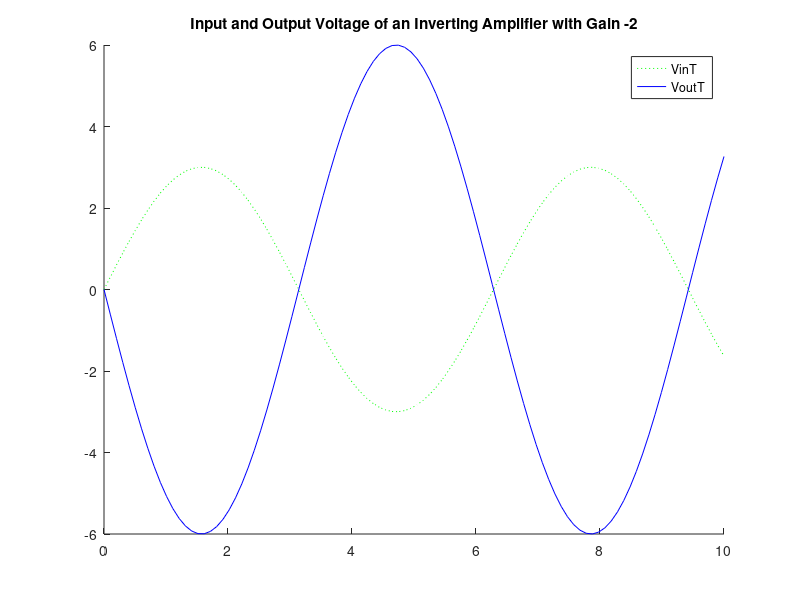

The MATLAB source for this figure: (Note: this script raises an error after producing the figure.)
%The purpose of this lab is to practice creating various plots for
%visualizing data in MATLAB.
%Created by Roxana Nevarez 9/27/21

%The code from lines 8-41 will demonstrate the work required to solve
%problem 1 of Lab 5.

%The code below will indicate what the gain of an inverting amplifier is.
%This value will be used in the function VoutT = A*VinT.
A = -2;

%The following code will create an interval of t = 0 to t = 10 with 100
%entries to make the functions look smooth when graphed.
t = linspace(0,10,100);

%The code below shows the two functions that will be plotted on the same
%graph.
VinT = 3*sin(t);
VoutT = A*VinT; 
%VoutT = A*VinT becomes VoutT = (-2)*VinT when the gain value replaces the 
%'A' variable. VoutT could also be written as VoutT = (-6)*sin(t) assuming
%that VinT is replaced with 3*sin(t)and 'A' is replaced with -2 (the 3 and 
%-2 multiply to become -6).

%The 'hold on' function will ensure that both functions will appear on the 
%same graph
hold on
%VinTPlot will plot the VinT function with a t interval of t = 0 to t = 10.
%The 'g:' character array will cause this function to be a green, dotted 
%line
VinTPlot = plot(t, VinT, 'g:');
%VoutTPlot will plot the VoutT function with a t interval of t = 0 to 
%t = 10. The 'b-' character array will cause this function to be a blue, 
%solid line
VoutTPlot = plot(t, VoutT, 'b-');

%The code below will incorporate a title for this graph and it will include
%a legend so viewers can correctly identify each line
title('Input and Output Voltage of an Inverting Amplifier with Gain -2');
legend('VinT', 'VoutT');
hold off

%The code from lines 46-96 will demonstrate the work required in order to 
%solve problem 2 of Lab 5

%The code below demonstrates the full file name in the imread() function in
%order to load the image.
image = imread("C:\Users\Roxan\OneDrive\Pictures & Videos\Earth.jpg"); 
%imshow(image) will display the picture loaded into MATLAB

%The code below will create the original image in grayscale. 
grayImage = rgb2gray(image);
%imshow(grayImage) will display the orginal image in grayscale

%The code below will create a cropped image of the original image.
%Lines 58-59 demonstrate how to find the width and length of the orginal
%image
width = size(image,2);
length = size(image,1);
%The width and length were calculated to be 416 each.

%The code on line 71 will result in the cropped image where 10% of each
%side of the orginal image is cropped.
%for the x-coordinate, x = 0.1*416, and that gave 41.6 (10% width).
%for the y-coordinate, y = 0.1*416, and that gave 41.6 (10% height).
%Given that we have to remove 10% of each side, that would result in
%finding 80% width and 80% height (since we have to remove 20% total for 
%height and 20% for width). Therefore we would have to do 416*0.8
%to find the new height and width of the cropped image. 416*0.8 results in
%332.8 for both height and width.
croppedImage = imcrop(image, [41.6 41.6 332.8 332.8]);

%The code below will store a new image in the blue and green
%components of the original image. Essentially, all red is removed.
xDim = size(image,1);
yDim = size(image,2);
zeroImage = zeros(xDim, yDim);
blueGreenImage = image;
blueGreenImage(:,:,1) = zeroImage;
redRemoved = blueGreenImage;

%The following code will create a subplot with all images properly labeled
%that contains the original image and all of the modified images. The
%subplots will be organized in a 2x2 grid.
subplot(2,2,1);
imshow(image);
title('Original Image')
subplot(2,2,2);
imshow(grayImage);
title('Gray Scaled Image')
subplot(2,2,3);
imshow(croppedImage);
title('Cropped Image')
subplot(2,2,4);
imshow(redRemoved);
title('Red-Removed Image')

%Below will include all of the code used for part 1 and part 2 of lab 5.

%Copy and paste lines 101-110 to see the graph for problem 1 of Lab 5.
A = -2;
t = linspace(0,10,100);
VinT = 3*sin(t);
VoutT = A*VinT; 
hold on
VinTPlot = plot(t, VinT, 'g:');
VoutTPlot = plot(t, VoutT, 'b-');
title('Input and Output Voltage of an Inverting Amplifier with Gain -2');
legend('VinT', 'VoutT');
hold off

%Copy and paste lines 113-135 to see the 2x2 grid for problem 2 of Lab 5.
image = imread("C:\Users\Roxan\OneDrive\Pictures & Videos\Earth.jpg");
grayImage = rgb2gray(image);
width = size(image,2);
length = size(image,1);
croppedImage = imcrop(image, [41.6 41.6 332.8 332.8]);
xDim = size(image,1);
yDim = size(image,2);
zeroImage = zeros(xDim, yDim);
blueGreenImage = image;
blueGreenImage(:,:,1) = zeroImage;
redRemoved = blueGreenImage;
subplot(2,2,1);
imshow(image);
title('Original Image')
subplot(2,2,2);
imshow(grayImage);
title('Gray Scaled Image')
subplot(2,2,3);
imshow(croppedImage);
title('Cropped Image')
subplot(2,2,4);
imshow(redRemoved);
title('Red-Removed Image')
